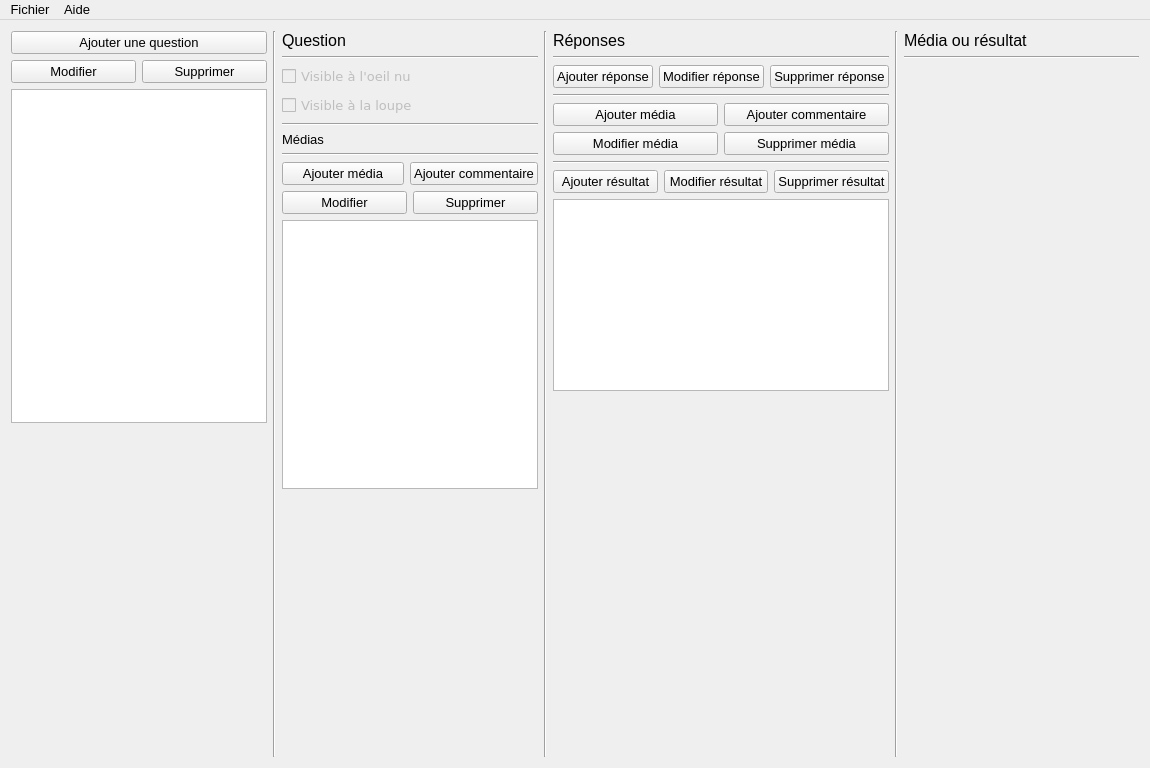
<?xml version="1.0" encoding="UTF-8"?>
<ui version="4.0">
 <class>MainWindow</class>
 <widget class="QMainWindow" name="MainWindow">
  <property name="geometry">
   <rect>
    <x>0</x>
    <y>0</y>
    <width>1150</width>
    <height>768</height>
   </rect>
  </property>
  <property name="sizePolicy">
   <sizepolicy hsizetype="Preferred" vsizetype="Preferred">
    <horstretch>0</horstretch>
    <verstretch>0</verstretch>
   </sizepolicy>
  </property>
  <property name="font">
   <font>
    <family>Helvetica Neue</family>
    <pointsize>14</pointsize>
   </font>
  </property>
  <property name="windowTitle">
   <string>INNOPHYT Identificateur - Editeur</string>
  </property>
  <property name="windowIcon">
   <iconset>
    <normaloff>images/innophyt.jpg</normaloff>images/innophyt.jpg</iconset>
  </property>
  <widget class="QWidget" name="centralWidget">
   <property name="enabled">
    <bool>true</bool>
   </property>
   <property name="sizePolicy">
    <sizepolicy hsizetype="Expanding" vsizetype="Expanding">
     <horstretch>0</horstretch>
     <verstretch>0</verstretch>
    </sizepolicy>
   </property>
   <property name="minimumSize">
    <size>
     <width>0</width>
     <height>0</height>
    </size>
   </property>
   <layout class="QHBoxLayout" name="horizontalLayout">
    <item>
     <layout class="QHBoxLayout" name="horizontalLayout_2">
      <property name="sizeConstraint">
       <enum>QLayout::SetDefaultConstraint</enum>
      </property>
      <item>
       <layout class="QVBoxLayout" name="verticalLayout_4">
        <item>
         <layout class="QHBoxLayout" name="horizontalLayout_6">
          <item>
           <widget class="QPushButton" name="button_addQuestion">
            <property name="font">
             <font>
              <family>MS Shell Dlg 2</family>
              <pointsize>10</pointsize>
             </font>
            </property>
            <property name="text">
             <string>Ajouter une question</string>
            </property>
            <property name="icon">
             <iconset>
              <normaloff>images/icon_ajouter.png</normaloff>images/icon_ajouter.png</iconset>
            </property>
           </widget>
          </item>
         </layout>
        </item>
        <item>
         <layout class="QHBoxLayout" name="horizontalLayout_4">
          <item>
           <widget class="QPushButton" name="button_modifierQuestion">
            <property name="font">
             <font>
              <family>MS Shell Dlg 2</family>
              <pointsize>10</pointsize>
             </font>
            </property>
            <property name="text">
             <string>Modifier</string>
            </property>
            <property name="icon">
             <iconset>
              <normaloff>images/icon_modifier.png</normaloff>images/icon_modifier.png</iconset>
            </property>
           </widget>
          </item>
          <item>
           <widget class="QPushButton" name="button_supprimerQuestion">
            <property name="font">
             <font>
              <family>MS Shell Dlg 2</family>
              <pointsize>10</pointsize>
             </font>
            </property>
            <property name="text">
             <string>Supprimer</string>
            </property>
            <property name="icon">
             <iconset>
              <normaloff>images/icon_supprimer.png</normaloff>images/icon_supprimer.png</iconset>
            </property>
           </widget>
          </item>
         </layout>
        </item>
        <item>
         <widget class="QTreeView" name="treeViewQuestion">
          <property name="sizePolicy">
           <sizepolicy hsizetype="Preferred" vsizetype="Expanding">
            <horstretch>0</horstretch>
            <verstretch>0</verstretch>
           </sizepolicy>
          </property>
          <property name="font">
           <font>
            <pointsize>12</pointsize>
           </font>
          </property>
          <property name="contextMenuPolicy">
           <enum>Qt::DefaultContextMenu</enum>
          </property>
          <property name="verticalScrollBarPolicy">
           <enum>Qt::ScrollBarAsNeeded</enum>
          </property>
          <property name="horizontalScrollBarPolicy">
           <enum>Qt::ScrollBarAsNeeded</enum>
          </property>
          <property name="editTriggers">
           <set>QAbstractItemView::NoEditTriggers</set>
          </property>
          <property name="selectionBehavior">
           <enum>QAbstractItemView::SelectRows</enum>
          </property>
          <property name="animated">
           <bool>true</bool>
          </property>
          <attribute name="headerVisible">
           <bool>false</bool>
          </attribute>
          <attribute name="headerDefaultSectionSize">
           <number>500</number>
          </attribute>
          <attribute name="headerStretchLastSection">
           <bool>false</bool>
          </attribute>
         </widget>
        </item>
        <item>
         <spacer name="verticalSpacer_4">
          <property name="orientation">
           <enum>Qt::Vertical</enum>
          </property>
          <property name="sizeHint" stdset="0">
           <size>
            <width>20</width>
            <height>40</height>
           </size>
          </property>
         </spacer>
        </item>
       </layout>
      </item>
      <item>
       <widget class="Line" name="line">
        <property name="font">
         <font>
          <weight>50</weight>
          <bold>false</bold>
         </font>
        </property>
        <property name="frameShadow">
         <enum>QFrame::Sunken</enum>
        </property>
        <property name="orientation">
         <enum>Qt::Vertical</enum>
        </property>
       </widget>
      </item>
      <item>
       <layout class="QVBoxLayout" name="verticalLayout">
        <item>
         <widget class="QLabel" name="labelQuestion">
          <property name="enabled">
           <bool>true</bool>
          </property>
          <property name="sizePolicy">
           <sizepolicy hsizetype="Preferred" vsizetype="Preferred">
            <horstretch>0</horstretch>
            <verstretch>0</verstretch>
           </sizepolicy>
          </property>
          <property name="font">
           <font>
            <pointsize>12</pointsize>
           </font>
          </property>
          <property name="text">
           <string>Question</string>
          </property>
         </widget>
        </item>
        <item>
         <widget class="Line" name="line_4">
          <property name="orientation">
           <enum>Qt::Horizontal</enum>
          </property>
         </widget>
        </item>
        <item>
         <widget class="QCheckBox" name="checkBoxVisibleOeil">
          <property name="enabled">
           <bool>false</bool>
          </property>
          <property name="font">
           <font>
            <family>DejaVu Sans</family>
            <pointsize>10</pointsize>
            <weight>50</weight>
            <bold>false</bold>
           </font>
          </property>
          <property name="layoutDirection">
           <enum>Qt::LeftToRight</enum>
          </property>
          <property name="text">
           <string>Visible à l'oeil nu</string>
          </property>
         </widget>
        </item>
        <item>
         <widget class="QCheckBox" name="checkBoxVisibleLoupe">
          <property name="enabled">
           <bool>false</bool>
          </property>
          <property name="font">
           <font>
            <family>DejaVu Sans</family>
            <pointsize>10</pointsize>
            <weight>50</weight>
            <bold>false</bold>
           </font>
          </property>
          <property name="text">
           <string>Visible à la loupe</string>
          </property>
         </widget>
        </item>
        <item>
         <widget class="Line" name="line_8">
          <property name="orientation">
           <enum>Qt::Horizontal</enum>
          </property>
         </widget>
        </item>
        <item>
         <widget class="QLabel" name="label">
          <property name="font">
           <font>
            <pointsize>10</pointsize>
           </font>
          </property>
          <property name="text">
           <string>Médias</string>
          </property>
         </widget>
        </item>
        <item>
         <widget class="Line" name="line_7">
          <property name="orientation">
           <enum>Qt::Horizontal</enum>
          </property>
         </widget>
        </item>
        <item>
         <layout class="QVBoxLayout" name="verticalLayout_6">
          <item>
           <layout class="QHBoxLayout" name="horizontalLayout_10">
            <item>
             <widget class="QPushButton" name="button_ajouterMediaQuestion">
              <property name="font">
               <font>
                <family>MS Shell Dlg 2</family>
                <pointsize>10</pointsize>
               </font>
              </property>
              <property name="text">
               <string>Ajouter média</string>
              </property>
              <property name="icon">
               <iconset>
                <normaloff>images/icon_ajouter_media.png</normaloff>images/icon_ajouter_media.png</iconset>
              </property>
             </widget>
            </item>
            <item>
             <widget class="QPushButton" name="button_ajouterComQuestion">
              <property name="font">
               <font>
                <family>MS Shell Dlg 2</family>
                <pointsize>10</pointsize>
               </font>
              </property>
              <property name="text">
               <string>Ajouter commentaire</string>
              </property>
              <property name="icon">
               <iconset>
                <normaloff>images/icon_ajouter_commentaire.png</normaloff>images/icon_ajouter_commentaire.png</iconset>
              </property>
             </widget>
            </item>
           </layout>
          </item>
         </layout>
        </item>
        <item>
         <layout class="QHBoxLayout" name="horizontalLayout_3">
          <item>
           <widget class="QPushButton" name="button_modifierMediaQuestion">
            <property name="font">
             <font>
              <family>MS Shell Dlg 2</family>
              <pointsize>10</pointsize>
             </font>
            </property>
            <property name="text">
             <string>Modifier</string>
            </property>
            <property name="icon">
             <iconset>
              <normaloff>images/icon_modif_media.png</normaloff>images/icon_modif_media.png</iconset>
            </property>
           </widget>
          </item>
          <item>
           <widget class="QPushButton" name="button_supprimerMediaQuestion">
            <property name="font">
             <font>
              <family>MS Shell Dlg 2</family>
              <pointsize>10</pointsize>
             </font>
            </property>
            <property name="text">
             <string>Supprimer</string>
            </property>
            <property name="icon">
             <iconset>
              <normaloff>images/icon_suppr_media.png</normaloff>images/icon_suppr_media.png</iconset>
            </property>
           </widget>
          </item>
         </layout>
        </item>
        <item>
         <widget class="QTreeView" name="treeViewMediasQuestion">
          <property name="sizePolicy">
           <sizepolicy hsizetype="Minimum" vsizetype="Expanding">
            <horstretch>0</horstretch>
            <verstretch>0</verstretch>
           </sizepolicy>
          </property>
          <property name="verticalScrollBarPolicy">
           <enum>Qt::ScrollBarAsNeeded</enum>
          </property>
          <property name="horizontalScrollBarPolicy">
           <enum>Qt::ScrollBarAsNeeded</enum>
          </property>
          <property name="editTriggers">
           <set>QAbstractItemView::NoEditTriggers</set>
          </property>
          <property name="animated">
           <bool>true</bool>
          </property>
          <attribute name="headerVisible">
           <bool>false</bool>
          </attribute>
          <attribute name="headerDefaultSectionSize">
           <number>500</number>
          </attribute>
          <attribute name="headerMinimumSectionSize">
           <number>25</number>
          </attribute>
         </widget>
        </item>
        <item>
         <spacer name="verticalSpacer">
          <property name="orientation">
           <enum>Qt::Vertical</enum>
          </property>
          <property name="sizeHint" stdset="0">
           <size>
            <width>20</width>
            <height>40</height>
           </size>
          </property>
         </spacer>
        </item>
       </layout>
      </item>
      <item>
       <widget class="Line" name="line_2">
        <property name="orientation">
         <enum>Qt::Vertical</enum>
        </property>
       </widget>
      </item>
      <item>
       <layout class="QVBoxLayout" name="verticalLayout_2">
        <item>
         <widget class="QLabel" name="lblReponse">
          <property name="font">
           <font>
            <pointsize>12</pointsize>
           </font>
          </property>
          <property name="text">
           <string>Réponses</string>
          </property>
         </widget>
        </item>
        <item>
         <widget class="Line" name="line_5">
          <property name="orientation">
           <enum>Qt::Horizontal</enum>
          </property>
         </widget>
        </item>
        <item>
         <layout class="QHBoxLayout" name="horizontalLayout_5">
          <item>
           <widget class="QPushButton" name="button_ajouterReponse">
            <property name="font">
             <font>
              <family>MS Shell Dlg 2</family>
              <pointsize>10</pointsize>
             </font>
            </property>
            <property name="text">
             <string>Ajouter réponse</string>
            </property>
            <property name="icon">
             <iconset>
              <normaloff>images/icon_ajouter.png</normaloff>images/icon_ajouter.png</iconset>
            </property>
           </widget>
          </item>
          <item>
           <widget class="QPushButton" name="button_modifierReponse">
            <property name="font">
             <font>
              <family>MS Shell Dlg 2</family>
              <pointsize>10</pointsize>
             </font>
            </property>
            <property name="text">
             <string>Modifier réponse</string>
            </property>
            <property name="icon">
             <iconset>
              <normaloff>images/icon_modifier.png</normaloff>images/icon_modifier.png</iconset>
            </property>
           </widget>
          </item>
          <item>
           <widget class="QPushButton" name="button_supprimerReponse">
            <property name="font">
             <font>
              <family>MS Shell Dlg 2</family>
              <pointsize>10</pointsize>
             </font>
            </property>
            <property name="text">
             <string>Supprimer réponse</string>
            </property>
            <property name="icon">
             <iconset>
              <normaloff>images/icon_supprimer.png</normaloff>images/icon_supprimer.png</iconset>
            </property>
           </widget>
          </item>
         </layout>
        </item>
        <item>
         <widget class="Line" name="line_9">
          <property name="orientation">
           <enum>Qt::Horizontal</enum>
          </property>
         </widget>
        </item>
        <item>
         <layout class="QVBoxLayout" name="verticalLayout_5">
          <item>
           <layout class="QHBoxLayout" name="horizontalLayout_8">
            <item>
             <widget class="QPushButton" name="button_ajouterMediaReponse">
              <property name="font">
               <font>
                <family>MS Shell Dlg 2</family>
                <pointsize>10</pointsize>
               </font>
              </property>
              <property name="text">
               <string>Ajouter média</string>
              </property>
              <property name="icon">
               <iconset>
                <normaloff>images/icon_ajouter_media.png</normaloff>images/icon_ajouter_media.png</iconset>
              </property>
             </widget>
            </item>
            <item>
             <widget class="QPushButton" name="button_ajouterComMediaReponse">
              <property name="font">
               <font>
                <family>MS Shell Dlg 2</family>
                <pointsize>10</pointsize>
               </font>
              </property>
              <property name="text">
               <string>Ajouter commentaire</string>
              </property>
              <property name="icon">
               <iconset>
                <normaloff>images/icon_ajouter_commentaire.png</normaloff>images/icon_ajouter_commentaire.png</iconset>
              </property>
             </widget>
            </item>
           </layout>
          </item>
          <item>
           <layout class="QHBoxLayout" name="horizontalLayout_7">
            <item>
             <widget class="QPushButton" name="button_modifierMediaReponse">
              <property name="font">
               <font>
                <family>MS Shell Dlg 2</family>
                <pointsize>10</pointsize>
               </font>
              </property>
              <property name="text">
               <string>Modifier média</string>
              </property>
              <property name="icon">
               <iconset>
                <normaloff>images/icon_modif_media.png</normaloff>images/icon_modif_media.png</iconset>
              </property>
             </widget>
            </item>
            <item>
             <widget class="QPushButton" name="button_supprimerMediaReponse">
              <property name="font">
               <font>
                <family>MS Shell Dlg 2</family>
                <pointsize>10</pointsize>
               </font>
              </property>
              <property name="text">
               <string>Supprimer média</string>
              </property>
              <property name="icon">
               <iconset>
                <normaloff>images/icon_suppr_media.png</normaloff>images/icon_suppr_media.png</iconset>
              </property>
             </widget>
            </item>
           </layout>
          </item>
         </layout>
        </item>
        <item>
         <widget class="Line" name="line_10">
          <property name="orientation">
           <enum>Qt::Horizontal</enum>
          </property>
         </widget>
        </item>
        <item>
         <layout class="QHBoxLayout" name="horizontalLayout_9">
          <item>
           <widget class="QPushButton" name="button_ajouterResult">
            <property name="font">
             <font>
              <family>MS Shell Dlg 2</family>
              <pointsize>10</pointsize>
             </font>
            </property>
            <property name="text">
             <string>Ajouter résultat</string>
            </property>
           </widget>
          </item>
          <item>
           <widget class="QPushButton" name="button_modifierResult">
            <property name="font">
             <font>
              <family>MS Shell Dlg 2</family>
              <pointsize>10</pointsize>
             </font>
            </property>
            <property name="text">
             <string>Modifier résultat</string>
            </property>
           </widget>
          </item>
          <item>
           <widget class="QPushButton" name="button_supprimerResult">
            <property name="font">
             <font>
              <family>MS Shell Dlg 2</family>
              <pointsize>10</pointsize>
             </font>
            </property>
            <property name="text">
             <string>Supprimer résultat</string>
            </property>
           </widget>
          </item>
         </layout>
        </item>
        <item>
         <widget class="QTreeView" name="treeViewReponse">
          <property name="sizePolicy">
           <sizepolicy hsizetype="Preferred" vsizetype="Preferred">
            <horstretch>0</horstretch>
            <verstretch>0</verstretch>
           </sizepolicy>
          </property>
          <property name="font">
           <font>
            <pointsize>12</pointsize>
           </font>
          </property>
          <property name="contextMenuPolicy">
           <enum>Qt::DefaultContextMenu</enum>
          </property>
          <property name="editTriggers">
           <set>QAbstractItemView::NoEditTriggers</set>
          </property>
          <property name="animated">
           <bool>true</bool>
          </property>
          <property name="headerHidden">
           <bool>true</bool>
          </property>
          <attribute name="headerDefaultSectionSize">
           <number>500</number>
          </attribute>
         </widget>
        </item>
        <item>
         <spacer name="verticalSpacer_2">
          <property name="orientation">
           <enum>Qt::Vertical</enum>
          </property>
          <property name="sizeHint" stdset="0">
           <size>
            <width>20</width>
            <height>40</height>
           </size>
          </property>
         </spacer>
        </item>
       </layout>
      </item>
      <item>
       <widget class="Line" name="line_3">
        <property name="orientation">
         <enum>Qt::Vertical</enum>
        </property>
       </widget>
      </item>
      <item>
       <layout class="QVBoxLayout" name="verticalLayout_3">
        <item>
         <widget class="QLabel" name="labelReponse2">
          <property name="font">
           <font>
            <pointsize>12</pointsize>
           </font>
          </property>
          <property name="text">
           <string>Média ou résultat</string>
          </property>
         </widget>
        </item>
        <item>
         <widget class="Line" name="line_6">
          <property name="orientation">
           <enum>Qt::Horizontal</enum>
          </property>
         </widget>
        </item>
        <item>
         <widget class="QLabel" name="labelImage1">
          <property name="font">
           <font>
            <family>MS Shell Dlg 2</family>
            <pointsize>10</pointsize>
           </font>
          </property>
          <property name="text">
           <string/>
          </property>
         </widget>
        </item>
        <item>
         <widget class="QLabel" name="labelImage2">
          <property name="font">
           <font>
            <family>MS Shell Dlg 2</family>
            <pointsize>10</pointsize>
           </font>
          </property>
          <property name="text">
           <string/>
          </property>
         </widget>
        </item>
        <item>
         <widget class="QLabel" name="labelImage3">
          <property name="font">
           <font>
            <family>MS Shell Dlg 2</family>
            <pointsize>10</pointsize>
           </font>
          </property>
          <property name="text">
           <string/>
          </property>
         </widget>
        </item>
        <item>
         <widget class="QLabel" name="labelImage4">
          <property name="font">
           <font>
            <family>MS Shell Dlg 2</family>
            <pointsize>10</pointsize>
           </font>
          </property>
          <property name="text">
           <string/>
          </property>
         </widget>
        </item>
        <item>
         <widget class="QLabel" name="labelImage5">
          <property name="text">
           <string/>
          </property>
         </widget>
        </item>
        <item>
         <spacer name="verticalSpacer_3">
          <property name="orientation">
           <enum>Qt::Vertical</enum>
          </property>
          <property name="sizeHint" stdset="0">
           <size>
            <width>20</width>
            <height>40</height>
           </size>
          </property>
         </spacer>
        </item>
       </layout>
      </item>
     </layout>
    </item>
   </layout>
  </widget>
  <widget class="QMenuBar" name="menuBar">
   <property name="geometry">
    <rect>
     <x>0</x>
     <y>0</y>
     <width>1150</width>
     <height>23</height>
    </rect>
   </property>
   <property name="font">
    <font>
     <pointsize>10</pointsize>
    </font>
   </property>
   <widget class="QMenu" name="menuFichier">
    <property name="title">
     <string>Fichier</string>
    </property>
    <addaction name="actionImporter_XML"/>
    <addaction name="actionExporter_XML"/>
    <addaction name="separator"/>
    <addaction name="actionQuitter"/>
   </widget>
   <widget class="QMenu" name="menuAide">
    <property name="title">
     <string>Aide</string>
    </property>
    <addaction name="actionA_propos_de"/>
   </widget>
   <addaction name="menuFichier"/>
   <addaction name="menuAide"/>
  </widget>
  <action name="actionImporter_XML">
   <property name="text">
    <string>Importer XML</string>
   </property>
  </action>
  <action name="actionExporter_XML">
   <property name="text">
    <string>Exporter XML</string>
   </property>
  </action>
  <action name="actionQuitter">
   <property name="text">
    <string>Quitter</string>
   </property>
  </action>
  <action name="actionA_propos_de">
   <property name="text">
    <string>A propos de</string>
   </property>
  </action>
  <action name="actionRecalculer_couleur">
   <property name="text">
    <string>Recalculer couleur</string>
   </property>
  </action>
 </widget>
 <layoutdefault spacing="6" margin="11"/>
 <resources/>
 <connections/>
</ui>
